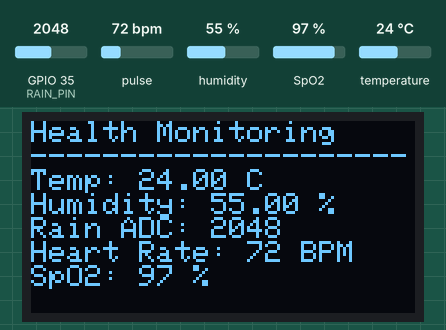
Simulated run of this sketch. Board: ESP32. Parts: 128×64 one-colour display. The inputs (shaded band) are chosen by the test bench; at power-on: pulse 72 bpm, temperature 24 °C, GPIO 35 (RAIN_PIN) = 2048, humidity 55 %, SpO2 97 %. WiFi joins after 1.5 s; servers stay silent unless stated; what the sketch prints to the serial monitor is not drawn.

Above: at 4.7 s.
4.8 s: pulse set to 42 bpm
At 6.9 s:
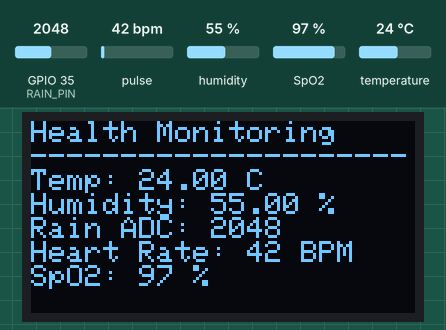
8.0 s: temperature set to 41 °C
At 12.3 s:
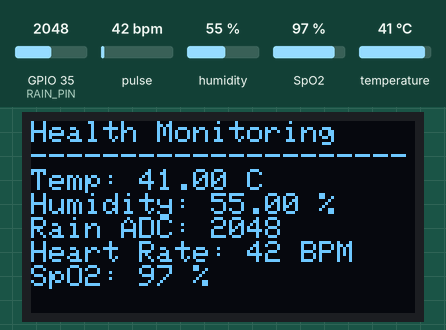
12.6 s: GPIO 35 (RAIN_PIN) set to 2866
At 16.4 s:
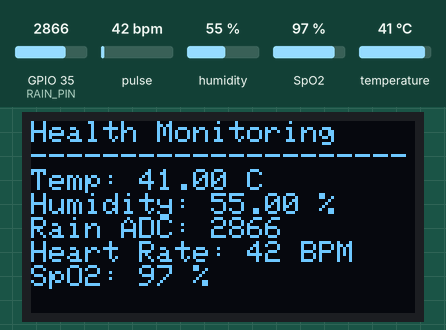
17.3 s: pulse set to 70 bpm
At 19.0 s:
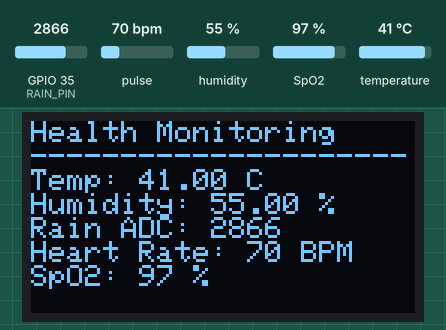
19.6 s: humidity set to 22 %
At 23.9 s:
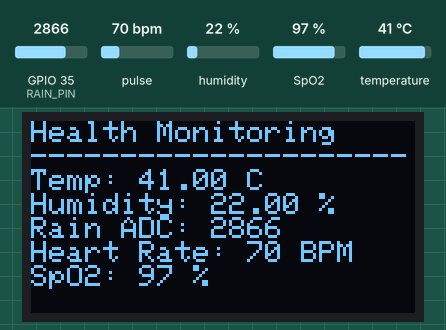
24.2 s: GPIO 35 (RAIN_PIN) set to 1228
At 27.7 s:
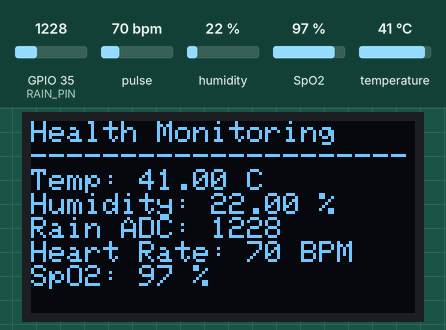
Timing chart, 0 to 29.2 s (numbered marks = the images above; inputs shaded):
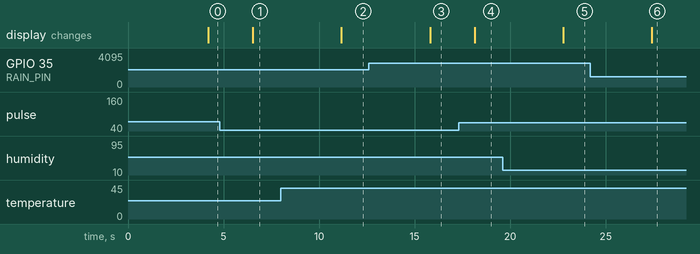

The sketch:

Complete_project_with_Blynk.ino
```cpp
/*************Blynk templates and modules*************/

#define BLYNK_TEMPLATE_ID "TMPL36iH5oeLd"
#define BLYNK_TEMPLATE_NAME "Baby monitoring system"
#define BLYNK_AUTH_TOKEN "vM-fCob27zrRtoTraelQYMAJ3RceyWm3"

/*************************************************/

#include <WiFi.h>
#include <BlynkSimpleEsp32.h>

#include <Wire.h>
#include <Adafruit_GFX.h>
#include <Adafruit_SSD1306.h>

#include "MAX30105.h"
#include "spo2_algorithm.h"

#include "DHT.h"

/*************** WiFi Credentials **************/

// char ssid[] = "Emerging_iot_5G";
// char pass[] = "ESP32@2023";

char ssid[] = "Airtel_bisw_4895";
char pass[] = "Air@27541";

/*************** OLED SETUP ********************/

#define SCREEN_WIDTH 128
#define SCREEN_HEIGHT 64
Adafruit_SSD1306 display(SCREEN_WIDTH, SCREEN_HEIGHT, &Wire, -1);

/*************** SENSOR SETUP ******************/

MAX30105 particleSensor;

#define DHTPIN 15
#define DHTTYPE DHT11
DHT dht(DHTPIN, DHTTYPE);

#define RAIN_PIN 35

// SPO2 variables
uint32_t irBuffer[100], redBuffer[100];
int32_t spo2 = 0, heartRate = 0;
int8_t validSpo2 = 0, validHeartRate = 0;

const uint32_t FINGER_THRESHOLD = 5000;

/*************** BLYNK SEND TIMER **************/

BlynkTimer timer;

/*************************************************
 * Send data to Blynk every 2 seconds
 * (PIN MAPPING FIXED to match your dashboard)
 * V0 -> Heart Rate (BPM)
 * V2 -> SpO2 (%)
 * V4 -> Moisture % (rain)
 * V3 -> Temperature (°C)
 * V1 -> Humidity (%)
 * V5 -> Wetness Alert (0/1)
 * V6 -> Status message
 *************************************************/

void sendToBlynk() {
  float temperature = dht.readTemperature();
  float humidity = dht.readHumidity();
  int rainRaw = analogRead(RAIN_PIN);
  int rainPercent = map(rainRaw, 0, 4095, 0, 100);
  if (rainPercent < 0) rainPercent = 0;
  if (rainPercent > 100) rainPercent = 100;

  // IMPORTANT: write to the pins your dashboard expects
  Blynk.virtualWrite(V0, heartRate);        // Heart Rate
  Blynk.virtualWrite(V2, spo2);             // SpO2
  Blynk.virtualWrite(V4, rainPercent);      // Moisture %
  Blynk.virtualWrite(V3, temperature);      // Temperature
  Blynk.virtualWrite(V1, humidity);         // Humidity

  // Wetness alert boolean + status message (V6 will be updated in loop too)
  bool wetAlert = (rainPercent > 60);       // tune threshold if needed
  Blynk.virtualWrite(V5, wetAlert ? 1 : 0); // V5 LED
}

/*************************************************
 * Setup
 *************************************************/

void setup() {
  Serial.begin(115200);
  Wire.begin();

  /******** OLED INIT ********/
  if (!display.begin(SSD1306_SWITCHCAPVCC, 0x3C)) {
    Serial.println("OLED NOT FOUND");
    while (1);
  }
  display.clearDisplay();
  display.display();

  /******** DHT INIT *********/
  dht.begin();

  /******** MAX30102 INIT ********/
  if (!particleSensor.begin(Wire, I2C_SPEED_FAST)) {
    Serial.println("MAX30102 NOT FOUND!");
    while (1);
  }
  particleSensor.setup();
  particleSensor.setPulseAmplitudeIR(0x1F);
  particleSensor.setPulseAmplitudeRed(0x1F);

  // ADC attenuation for rain pin (ESP32) - recommended
  analogSetPinAttenuation(RAIN_PIN, ADC_11db);

  /******** BLYNK INIT ********/
  Blynk.begin(BLYNK_AUTH_TOKEN, ssid, pass);

  // schedule periodic Blynk updates
  timer.setInterval(2000L, sendToBlynk);

  // send initial values immediately so dashboard isn't empty on open
  sendToBlynk();

  delay(1000);
}


/*************************************************
 * Loop
 *************************************************/
void loop() {
  Blynk.run();
  timer.run();

  // READ SENSORS
  float temperature = dht.readTemperature();
  float humidity = dht.readHumidity();
  int rainValue = analogRead(RAIN_PIN);
  uint32_t irValue = particleSensor.getIR();

  /************* MAX30102 FINGER LOGIC ************/

  if (irValue > FINGER_THRESHOLD) {
    for (int i = 0; i < 100; i++) {
      while (!particleSensor.available())
        particleSensor.check();

      redBuffer[i] = particleSensor.getRed();
      irBuffer[i] = particleSensor.getIR();
      particleSensor.nextSample();
    }

    maxim_heart_rate_and_oxygen_saturation(
      irBuffer, 100, redBuffer,
      &spo2, &validSpo2,
      &heartRate, &validHeartRate
    );

    if (!validHeartRate) heartRate = 0;
    if (!validSpo2) spo2 = 0;

  } else {
    heartRate = 0;
    spo2 = 0;
  }

  /************* SERIAL OUTPUT *************/

  Serial.println("-------------------------");
  Serial.print("Temp: "); Serial.println(temperature);
  Serial.print("Humidity: "); Serial.println(humidity);
  Serial.print("Rain ADC: "); Serial.println(rainValue);

  if (irValue > FINGER_THRESHOLD) {
    Serial.print("Heart Rate: "); Serial.println(heartRate);
    Serial.print("SpO2: "); Serial.println(spo2);
  } else {
    Serial.println("NO FINGER DETECTED");
    Serial.println("Heart Rate: 0");
    Serial.println("SpO2: 0");
  }
  Serial.println("-------------------------");

  /************* OLED OUTPUT *************/

  display.clearDisplay();
  display.setTextSize(1);
  display.setTextColor(WHITE);
  display.setCursor(0, 0);

  display.println("Health Monitoring");
  display.println("---------------------");

  display.print("Temp: "); display.print(temperature); display.println(" C");
  display.print("Humidity: "); display.print(humidity); display.println(" %");
  display.print("Rain ADC: "); display.println(rainValue);

  if (irValue > FINGER_THRESHOLD) {
    display.print("Heart Rate: ");
    display.print(heartRate);
    display.println(" BPM");

    display.print("SpO2: ");
    display.print(spo2);
    display.println(" %");
  } else {
    display.println("No Finger Detected");
    display.println("Heart Rate: 0");
    display.println("SpO2: 0");
  }

  /*************** MESSAGE LOGIC BLOCK ***************/

  String healthMessage = "";
  String wetMessage = "";
  String tempMessage = "";
  String finalMessage = "";

  // 1. HEART + SPO2 ABNORMAL check (tune thresholds as needed)
  bool heartAbnormal = (heartRate < 60 || heartRate > 140);
  bool spo2Abnormal  = (spo2 > 0 && spo2 < 92);

  // NO FINGER PLACED CONDITION
  if (heartRate == 0 && spo2 == 0 && temperature < 38.0) {
    healthMessage = "No Finger Placed";
  }
  // FINGER PLACED CONDITION
  else if (heartAbnormal || spo2Abnormal) {
    healthMessage = "Health issue alert due to Heart & SpO2";
  } else {
    healthMessage = "Normal";
  }

  // 2. RAIN SENSOR (WET/DRY) - tune threshold if you calibrated differently
  int rainPercent = map(rainValue, 0, 4095, 0, 100);
  if (rainPercent < 0) rainPercent = 0;
  if (rainPercent > 100) rainPercent = 100;
  if (rainPercent > 50) {
    wetMessage = "Dry";
  } else {
    wetMessage = "Wet";
  }

  // 3. TEMPERATURE HIGH
  if (temperature > 38.0) {   // high temperature threshold (tune as needed)
    tempMessage = "Alert! High Temperature";
  } else {
    tempMessage = "Temperature Normal";
  }

  // Final combined message
  finalMessage = healthMessage + " | " + wetMessage + " | " + tempMessage;

  // Print messages to Serial
  Serial.println("------ STATUS MESSAGES ------");
  Serial.println("Health Status: " + healthMessage);
  Serial.println("Wetness Status: " + wetMessage);
  Serial.println("Temperature Status: " + tempMessage);
  Serial.println("Combined Message: " + finalMessage);
  Serial.println("--------------------------------");

  // Send final message to Blynk (V6)
  Blynk.virtualWrite(V6, finalMessage);

  display.display();
  delay(1000);

}
```

Measured:
- after the input at 4.8 s, the display: changes after 1.7 s (image 1)
- after the input at 8.0 s, the display: changes after 3.2 s (image 2)
- after the input at 12.6 s, the display: changes after 3.2 s (image 3)
- after the input at 17.3 s, the display: changes after 0.84 s (image 4)
- after the input at 19.6 s, the display: changes after 3.2 s (image 5)
- after the input at 24.2 s, the display: changes after 3.2 s (image 6)
